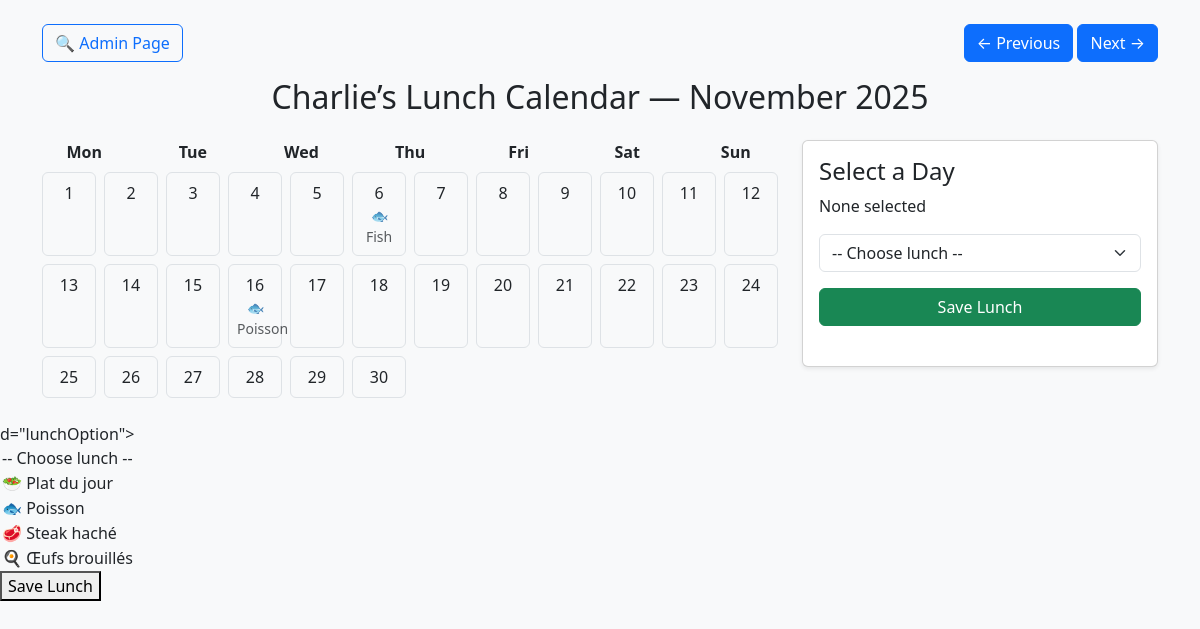
Screenshot of /calendar?username=Charlie&year=2025&month=11 (signed in) with the database file from the repository.
### tables this page shows
CREATE TABLE users (
            id INTEGER PRIMARY KEY AUTOINCREMENT,
            username TEXT UNIQUE NOT NULL,
            password_hash TEXT NOT NULL,
            is_admin INTEGER DEFAULT 0
        );

CREATE TABLE lunches (
            id INTEGER PRIMARY KEY AUTOINCREMENT,
            username TEXT NOT NULL,
            lunch_date TEXT NOT NULL,
            lunch_choice TEXT
        );

### app.py (the view)
@app.route("/calendar", methods=["POST", "GET"])
@login_required
def calendar_view():
    username = current_user.username
    today = date.today()
    year = int(request.args.get("year", today.year))
    month = int(request.args.get("month", today.month))
    num_days = monthrange(year, month)[1]
    days = [
        {"day": d, "weekday": date(year, month, d).strftime("%a")}
        for d in range(1, num_days + 1)
    ]
    lunches = get_user_lunches(username, year, month)
    prev_month = month - 1
    next_month = month + 1
    prev_year, next_year = year, year
    if prev_month == 0:
        prev_month, prev_year = 12, year - 1
    if next_month == 13:
        next_month, next_year = 1, year + 1
    return render_template(
        "calendar.html",
        username=username,
        year=year,
        month=month,
        month_name=month_name[month],
        days=days,
        options=LUNCH_OPTIONS,
        lunches=lunches,
        prev_month=prev_month,
        next_month=next_month,
        prev_year=prev_year,
        next_year=next_year,
    )

### app.py (called while the page is built)
@login_manager.user_loader
def load_user(user_id):
    conn = sqlite3.connect(DB_FILE)
    c = conn.cursor()
    c.execute("SELECT id, username FROM users WHERE id = ?", (int(user_id),))
    row = c.fetchone()
    conn.close()
    if row:
        return User(row[0], row[1])
    return None

def get_user_lunches(username, year, month):
    conn = sqlite3.connect(DB_FILE)
    c = conn.cursor()
    start = f"{year}-{month:02d}-01"
    end = f"{year}-{month:02d}-{monthrange(year, month)[1]}"
    c.execute(
        """
        SELECT lunch_date, lunch_choice
        FROM lunches
        WHERE username = ? AND lunch_date BETWEEN ? AND ?
    """,
        (username, start, end),
    )
    data = {row[0]: row[1] for row in c.fetchall()}
    conn.close()
    return data

### templates/calendar.html (shortened to what this page needs)
<!DOCTYPE html>
<html>
<head>
    <link href="https://cdn.jsdelivr.net/npm/bootstrap@5.3.2/dist/css/bootstrap.min.css" rel="stylesheet">
    <link rel="stylesheet" href="{{ url_for('static', filename='style.css') }}">
</head>
<body class="bg-light">
<div class="container py-4">
    <div class="d-flex justify-content-between mb-3">
        <a class="btn btn-outline-primary" href="{{ url_for('admin_summary', year=year, month=month) }}">🔍 Admin Page</a>
        <div>
            <a class="btn btn-primary" href="{{ url_for('calendar_view', username=username, year=prev_year, month=prev_month) }}">← Previous</a>
            <a class="btn btn-primary" href="{{ url_for('calendar_view', username=username, year=next_year, month=next_month) }}">Next →</a>
        </div>
    </div>
    <h2 class="text-center mb-4">{{ username }}’s Lunch Calendar — {{ month_name }} {{ year }}</h2>
    <div class="row g-4">
        <div class="col-12 col-lg-8">
            <div class="row fw-bold text-center mb-2">
                {% for weekday in ["Mon", "Tue", "Wed", "Thu", "Fri", "Sat", "Sun"] %}
                <div class="col">{{ weekday }}</div>
                {% endfor %}
            </div>
            <div class="row g-2">
                {% for d in days %}
                <div class="col-12 col-sm-6 col-md-4 col-lg-3 col-xl-1 calendar-day"
                     id="day-{{ d.day }}"
                     onclick="selectDay({{ d.day }})">
                    <div class="p-2 border rounded text-center h-100">
                        <div>{{ d.day }}</div>
                        {% if lunches.get('%04d-%02d-%02d' % (year, month, d.day)) %}
                        <div class="small text-muted">
                            {{ lunches['%04d-%02d-%02d' % (year, month, d.day)] }}
                        </div>
                        {% endif %}
                    </div>
                </div>
                {% endfor %}
            </div>
        </div>
        <div class="col-12 col-lg-4">
            <div class="card shadow-sm">
                <div class="card-body">
                    <h4>Select a Day</h4>
                    <p id="selectedDay">None selected</p>
                    <select id="lunchOption" class="form-select mb-3">
                        <option value="">-- Choose lunch --</option>
                    </select>
                    <button class="btn btn-success w-100 mb-2" onclick="saveLunch()">Save Lunch</button>
                </div>
            </div>
        </div>
    </div>
</div>
</body>
</html>
            <option value="">-- Choose lunch --</option>
            {% for opt in options %}
            <option value="{{ opt }}">{{ opt }}</option>
            {% endfor %}
        <button onclick="saveLunch()">Save Lunch</button>
</body>
</html>

### rows the page displays
users: username "Charlie"
lunches: lunch_choice "🐟 Fish"
lunches: lunch_choice "🐟 Poisson"

### other values shown
{{ month_name }} "November"
{{ year }} "2025"
{{ weekday }} "Mon" "Tue" "Wed" "Thu" "Fri" "Sat" "Sun"
{{ d.day }} "1" "2" "3" "4" "5" "6" "7" "8" "9" "10" "11" "12" "13" "14" "15" "16" "17" "18" "19" "20" "21" "22" "23" "24" "25" "26" "27" "28" "29" "30"
